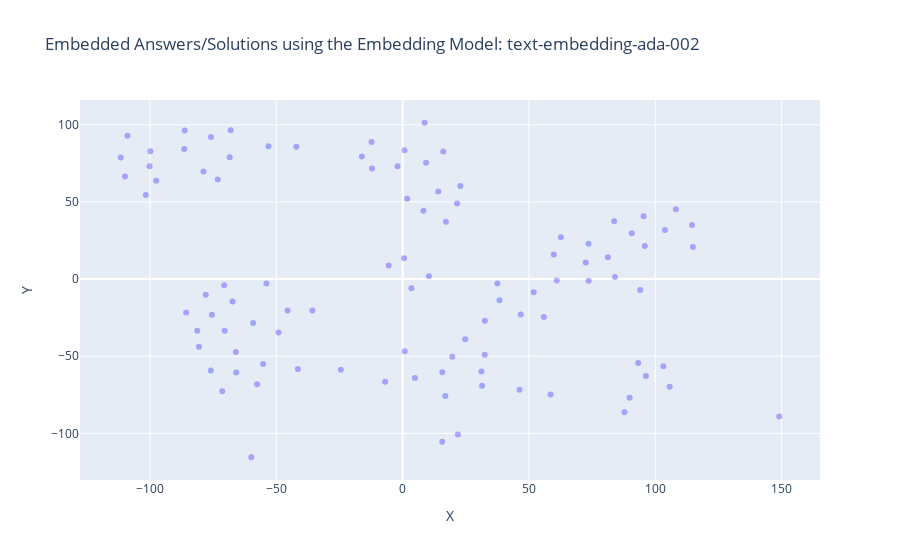

Notebook cell for this chart:
### Markdown cell above
### Visualization (2 Dimensions)

### Code cell
x = [x for x, y in reduced_dims]
y = [y for x, y in reduced_dims]

examples = df_visio_ada_002["Answers"].tolist()

fig = go.Figure()

fig.add_trace(go.Scatter(
    x=x,
    y=y,
    mode='markers',
    text = examples,
    marker=dict(color='blue', opacity=0.3)
))

fig.update_layout(
    title="Embedded Answers/Solutions using the Embedding Model: text-embedding-ada-002",
    xaxis_title="X",
    yaxis_title="Y"
)

fig.show()

### Figure 1 — Plotly figure (JSON) as saved in the notebook; plotly's stock layout.template omitted (floating-point values rounded to 4 significant figures)
{"data": [{"marker": {"color": "blue", "opacity": 0.3}, "mode": "markers", "text": ["SAP S/4HANA ist eine Enterprise Resource Planning (ERP)-Suite, die auf der In-Memory-Datenbanktechnologie von SAP HANA basiert.", "Zu den Vorteilen von SAP S/4HANA gehören eine verbesserte Performance, Echtzeitanalysen, vereinfachte Prozesse und eine modernere Benutzeroberfläche.", "Die Hauptunterschiede umfassen die In-Memory-Datenbanktechnologie, die vereinfachten Datenmodelle, die neue Benutzeroberfläche und die Integration von Analysen und Prognosen.", "SAP S/4HANA umfasst Module für Finanzen, Beschaffung, Produktion, Vertrieb, Lagerhaltung und mehr.", "Ja, eine Migration ist erforderlich, da SAP S/4HANA eine neue Architektur und Datenbanktechnologie verwendet.", "Die Dauer kann je nach Unternehmensgröße, Komplexität der Systeme und gewählter Migrationsmethode variieren.", "In-Memory-Technologien ermöglichen eine schnellere Datenverarbeitung und Echtzeitanalysen.", "Beide Optionen sind möglich, und die Entscheidung hängt von den Unternehmensanforderungen ab.", "Die Lizenzierung basiert auf verschiedenen Faktoren wie Nutzeranzahl, Funktionsumfang und Implementierungsmethode.", "Bestehende Entwicklungen müssen möglicherweise angepasst werden, um mit den neuen Datenstrukturen von SAP S/4HANA kompatibel zu sein.", "Einige können weiterverwendet werden, aber viele Anpassungen müssen möglicherweise aktualisiert oder neu entwickelt werden.", "Ja, SAP S/4HANA bietet Funktionen wie SAP Fiori für intuitive Benutzeroberflächen und integrierte Analytics.", "SAP bietet verschiedene Dienstleistungen wie Beratung, Schulungen und Support für S/4HANA-Implementierungen an.", "Machine Learning und künstliche Intelligenz werden für Funktionen wie Predictive Analytics und automatisierte Prozesse in SAP S/4HANA verwendet.", "SAP S/4HANA kann nahtlos mit anderen SAP-Lösungen wie SAP SuccessFactors und SAP Ariba integriert werden.", "Ja, SAP bietet Schulungen und Zertifizierungen für SAP S/4HANA an.", "Ja, SAP S/4HANA kann über APIs und Middleware mit Drittanbieteranwendungen integriert werden.", "SAP bietet einen umfassenden Support für SAP S/4HANA mit regelmäßigen Updates und technischem Support.", "SAP S/4HANA erfordert eine neue Datenbankarchitektur und unterstützt moderne Technologien wie Cloud-Computing und IoT.", "Branchen wie Fertigung, Handel und Dienstleistungen profitieren besonders von den Funktionen und der Leistung von SAP S/4HANA.", "SAP Fieldglass ist eine cloudbasierte Plattform für das Management von externen Arbeitskräften und Dienstleistungsanbietern.", "SAP Fieldglass bietet Funktionen wie Beschaffung, Auftragsmanagement, Lieferantenverwaltung, Abrechnung und Compliance-Management.", "SAP Fieldglass ist für Unternehmen aller Größen und Branchen geeignet, die externe Arbeitskräfte oder Dienstleistungen nutzen.", "Die Nutzung von SAP Fieldglass ermöglicht eine bessere Kontrolle über externe Ressourcen, Kosteneinsparungen, verbesserte Compliance und beschleunigte Beschaffungsprozesse.", "SAP Fieldglass kann nahtlos mit anderen SAP-Produkten wie SAP SuccessFactors und SAP ERP integriert werden.", "SAP Fieldglass spielt eine wichtige Rolle bei der Verwaltung von Auftragnehmern, Freiberuflern und Dienstleistungsanbietern im Rahmen des Talentmanagements.", "Ja, SAP Fieldglass kann mit verschiedenen HR-Systemen und Enterprise-Resource-Planning-Systemen integriert werden.", "SAP Fieldglass erleichtert die Verwaltung von Arbeitsverträgen, Genehmigungsprozessen und Compliance-Anforderungen durch automatisierte Workflows und Dashboards.", "Ja, SAP Fieldglass bietet Funktionen für Compliance- und Risikomanagement wie Überprüfung von Lieferanten, Vertrags- und Rechnungsprüfung sowie Risikobewertung.", "SAP Fieldglass bietet umfassende Berichterstattungs- und Analysefunktionen für Leistungskennzahlen, Ausgabenanalyse und Risikomanagement.", "Ja, SAP Fieldglass ermöglicht die effiziente Verwaltung von globalen Arbeitskräften, Lieferanten und Verträgen.", "Die Implementierung von SAP Fieldglass erfolgt typischerweise durch einen strukturierten Prozess unter Einbeziehung von Beratern und technischem Support.", "Ja, SAP bietet Schulungs- und Zertifizierungsmöglichkeiten für SAP Fieldglass an, um die Benutzerkompetenz zu verbessern.", "Ja, SAP Fieldglass unterstützt benutzerdefinierte Anpassungen und Konfigurationen gemäß den spezifischen Anforderungen des Unternehmens.", "Ja, SAP Fieldglass bietet mobile Anwendungen für die einfache Nutzung und Verwaltung auch unterwegs.", "Die Kostenstruktur für SAP Fieldglass umfasst typischerweise Lizenzgebühren, Implementierungskosten und laufende Servicegebühren basierend auf der Nutzung.", "SAP Fieldglass implementiert Sicherheitsmaßnahmen wie Datenverschlüsselung, Zugriffskontrollen und regelmäßige Sicherheitsaudits.", "Ja, SAP Fieldglass unterstützt mehrsprachige Benutzeroberflächen, um den globalen Einsatz zu erleichtern.", "Ja, SAP Fieldglass bietet Funktionen zur Unterstützung der Einhaltung von Vorschriften wie GDPR und andere Datenschutzbestimmungen.", "SAP Fieldglass bietet umfassenden Support, einschließlich technischem Support, Schulungen und regelmäßigen Updates.", "SAP Enable Now ist eine Lösung für das digitale Lern- und Wissensmanagement, die Schulungen, Leistungssupport und Dokumentationen bereitstellt.", "SAP Enable Now bietet Funktionen wie die Erstellung interaktiver Lerninhalte, Leistungssupporttools, Software-Dokumentationen und Schulungsanalyse.", "SAP Enable Now ist für Unternehmen jeder Größe und Branche geeignet, die Schulungen für Mitarbeiter, Kunden und Partner benötigen.", "Die Nutzung von SAP Enable Now ermöglicht eine effiziente Schulung, verbesserte Produktivität, schnellere Einarbeitung neuer Mitarbeiter und konsistente Wissensvermittlung.", "SAP Enable Now kann nahtlos mit anderen SAP-Produkten wie SAP SuccessFactors und SAP Learning Solution integriert werden.", "SAP Enable Now spielt eine wichtige Rolle bei der Erstellung, Bereitstellung und Verwaltung von Schulungsressourcen für Mitarbeiter und Kunden.", "Ja, SAP Enable Now kann für die Schulung von Endbenutzern in SAP-Anwendungen sowie anderen Unternehmensanwendungen verwendet werden.", "Die Erstellung von Lerninhalten in SAP Enable Now erfolgt über eine benutzerfreundliche Oberfläche mit integrierten Tools für die Aufnahme, Bearbeitung und Veröffentlichung von Schulungsinhalten.", "Ja, SAP Enable Now bietet Funktionen für das Performance-Support wie kontextbezogene Hilfen, Tutorials und Benutzerleitfäden.", "SAP Enable Now unterstützt Schulungsformate wie interaktive Simulationen, Videos, Präsentationen und Online-Kurse.", "Ja, SAP Enable Now ermöglicht die Erstellung von Schulungsmaterial in verschiedenen Sprachen für globale Schulungsinitiativen.", "Die Bereitstellung von Lerninhalten für Benutzer erfolgt über verschiedene Kanäle wie Lernportale, Intranets und mobile Anwendungen.", "Ja, SAP Enable Now bietet Funktionen für Benutzerfeedback und Leistungsanalyse zur kontinuierlichen Verbesserung der Schulungsressourcen.", "Ja, SAP Enable Now kann zur Erstellung von Software-Dokumentationen wie Benutzerhandbüchern, Hilfedateien und Prozessdokumentationen verwendet werden.", "SAP bietet Schulungsressourcen, Schulungen und technischen Support für die Implementierung und Nutzung von SAP Enable Now an.", "Ja, SAP Enable Now kann sowohl als cloudbasierte Lösung als auch als On-Premise-Installation bereitgestellt werden.", "Die Lizenzierung von SAP Enable Now erfolgt typischerweise auf Basis der Anzahl der Benutzer oder der Nutzungsdauer.", "Ja, SAP Enable Now bietet Funktionen für die Verwaltung von Lernressourcen, Benutzerzugriff und Schulungsplanung an.", "Ja, SAP Enable Now unterstützt die Integration mit gängigen Learning-Management-Systemen (LMS) zur nahtlosen Schulungsverwaltung.", "SAP bietet umfassenden Support und regelmäßige Wartung für SAP Enable Now, einschließlich technischem Support, Schulungen und Updates.", "SAP Concur ist eine cloudbasierte Lösung für das Reise- und Ausgabenmanagement, die Unternehmen dabei unterstützt, Reisekosten zu verfolgen, Ausgaben zu kontrollieren und Compliance sicherzustellen.", "SAP Concur bietet Dienste wie Reisebuchung, Spesenabrechnung, Ausgabenmanagement, Reiserichtlinien-Compliance und Analyse von Reiseausgaben an.", "SAP Concur ist für Unternehmen jeder Größe und Branche geeignet, die Reise- und Ausgabenmanagementlösungen benötigen.", "Die Nutzung von SAP Concur ermöglicht eine effizientere Verwaltung von Reisen und Ausgaben, bessere Kontrolle über Ausgaben, Einhaltung von Reiserichtlinien und schnellere Erstattung von Spesen.", "SAP Concur kann nahtlos mit anderen SAP-Produkten wie SAP ERP und SAP SuccessFactors integriert werden, um eine ganzheitliche Lösung für das Unternehmensmanagement zu bieten.", "SAP Concur spielt eine wichtige Rolle bei der Vereinfachung und Automatisierung von Prozessen rund um das Reise- und Ausgabenmanagement, einschließlich Reisebuchungen, Spesenabrechnungen und Compliance.", "Ja, SAP Concur kann Reiserichtlinien und Compliance-Regeln durch automatisierte Richtlinienprüfungen und Warnungen durchsetzen.", "Ja, SAP Concur bietet Funktionen für die Automatisierung von Ausgabenabrechnungen durch Erfassung von Ausgaben, Zuweisung von Kosten und Genehmigung von Ausgaben.", "Ja, SAP Concur unterstützt die Verwaltung von Reisebuchungen und Reiseplänen durch Integration mit Reiseanbietern und -plattformen.", "Die Einreichung von Spesenberichten in SAP Concur erfolgt über eine benutzerfreundliche Oberfläche mit Optionen für die Erfassung von Ausgaben, Beifügen von Belegen und Zuordnung von Kosten.", "Ja, SAP Concur bietet Funktionen für die Genehmigung von Reiseanträgen durch Vorgesetzte oder entsprechende Genehmigungsinstanzen.", "Ja, SAP Concur kann Kreditkartentransaktionen integrieren und verfolgen, um Ausgaben automatisch zu erfassen und in Spesenberichte einzubeziehen.", "SAP Concur bietet verschiedene Berichterstattungs- und Analysefunktionen für Reiseausgaben, Budgetvergleiche und Ausgabenkategorien.", "Ja, SAP Concur bietet Funktionen für die Einhaltung von Steuervorschriften und Vorschriften durch automatische Steuerberechnungen und -abzüge.", "Ja, SAP Concur kann für die Verwaltung von Firmenkarten und Reisebudgets verwendet werden, um Ausgaben zu überwachen und Budgets einzuhalten.", "SAP bietet Schulungsressourcen, Schulungen und technischen Support für die Implementierung und Nutzung von SAP Concur an.", "Ja, SAP Concur ist eine cloudbasierte Lösung, die über das Internet zugänglich ist.", "Die Lizenzierung von SAP Concur erfolgt typischerweise auf Basis der Anzahl der Benutzer oder der Nutzungsdauer.", "Ja, SAP Concur bietet Funktionen für die Reisebuchung und -planung über Integration mit Reiseanbietern und -plattformen an.", "SAP bietet umfassenden Support und regelmäßige Wartung für SAP Concur, einschließlich technischem Support, Schulungen und Updates.", "SAP SuccessFactors ist eine cloudbasierte Lösung für das Human Capital Management (HCM), die Funktionen wie Personalverwaltung, Talentmanagement, Leistungsmanagement, Mitarbeiterentwicklung und Analyse bietet.", "SAP SuccessFactors bietet Funktionen wie Personalverwaltung, Rekrutierung, Onboarding, Leistungsmanagement, Mitarbeiterentwicklung, Vergütungsmanagement und Analyse.", "SAP SuccessFactors ist für Unternehmen jeder Größe und Branche geeignet, die eine moderne und umfassende Lösung für das Personalmanagement suchen.", "Die Nutzung von SAP SuccessFactors ermöglicht eine effiziente Verwaltung von Personalressourcen, bessere Mitarbeiterentwicklung, höhere Mitarbeiterbindung und bessere Geschäftsergebnisse.", "SAP SuccessFactors kann nahtlos mit anderen SAP-Produkten wie SAP ERP und SAP Concur integriert werden, um eine ganzheitliche Lösung für das Unternehmensmanagement zu bieten.", "SAP SuccessFactors spielt eine wichtige Rolle bei der Verwaltung des gesamten Mitarbeiterlebenszyklus, von der Rekrutierung bis zur Pensionierung, und unterstützt Unternehmen dabei, talentierte Mitarbeiter zu identifizieren, zu entwickeln und zu binden.", "Ja, SAP SuccessFactors bietet Funktionen für die Rekrutierung von Mitarbeitern, einschließlich Stellenanzeigen, Bewerbungsmanagement und Einstellungsprozessen.", "Ja, SAP SuccessFactors bietet Funktionen für das Leistungsmanagement, einschließlich Zielsetzung, Leistungsbeurteilung und Belohnungsmanagement.", "Ja, SAP SuccessFactors unterstützt die Mitarbeiterentwicklung und Schulung durch Funktionen wie Lernmanagement, Karriereentwicklung und individuelle Entwicklungspläne.", "Die Durchführung von Mitarbeiterbewertungen in SAP SuccessFactors erfolgt durch automatisierte Workflows, Zielsetzungsgespräche und kontinuierliches Feedback zwischen Mitarbeitern und Vorgesetzten.", "Ja, SAP SuccessFactors bietet Funktionen für die Verwaltung von Vergütungen und Belohnungen, einschließlich Gehaltsabrechnung, Bonussystemen und Zusatzleistungen.", "Ja, SAP SuccessFactors kann die Einhaltung von Compliance- und HR-Richtlinien durch automatisierte Prozesse, Compliance-Prüfungen und Berichterstattung unterstützen.", "SAP SuccessFactors bietet verschiedene Berichterstattungs- und Analysefunktionen für Personalanalysen, Leistungskennzahlen und Talentmanagement.", "Ja, SAP SuccessFactors bietet Funktionen für das Mitarbeiterengagement und die Mitarbeiterbindung, einschließlich Mitarbeiterumfragen, Feedbacksystemen und Anerkennungsprogrammen.", "Ja, SAP SuccessFactors kann für die Nachfolgeplanung und Talententwicklung verwendet werden, um talentierte Mitarbeiter zu identifizieren und deren Entwicklung zu fördern.", "SAP bietet Schulungsressourcen, Schulungen und technischen Support für die Implementierung und Nutzung von SAP SuccessFactors an.", "Ja, SAP SuccessFactors ist eine cloudbasierte Lösung, die über das Internet zugänglich ist.", "Die Lizenzierung von SAP SuccessFactors erfolgt typischerweise auf Basis der Anzahl der Benutzer oder der Nutzungsdauer.", "Ja, SAP SuccessFactors bietet Funktionen für die Arbeitszeitverwaltung und -planung, einschließlich Schichtplanung, Urlaubsverwaltung und Zeiterfassung.", "SAP bietet umfassenden Support und regelmäßige Wartung für SAP SuccessFactors, einschließlich technischem Support, Schulungen und Updates."], "type": "scatter", "x": [31.18, 15.68, 21.87, 32.5, 0.7985, 89.85, 15.65, 87.83, 105.7, 46.26, 58.56, 4.863, 24.8, 16.88, 3.451, -24.49, -6.949, 32.53, 31.45, 19.64, -77.94, -81.3, -70.63, -75.51, -53.93, -67.34, -71.42, -85.69, -80.65, -70.44, -75.95, -45.57, -41.47, -55.25, -65.87, -35.75, -59.19, -57.61, -66.02, -49.16, 73.57, 81.24, 62.64, 73.61, 10.39, 59.82, 103.9, 84.06, 108.1, 72.47, 95.39, 94.06, 95.85, 114.5, 60.99, 114.9, 93.26, 90.69, 83.74, 51.85, -97.57, -100.2, -101.7, -111.6, -5.557, -109.9, -53.12, -75.86, -73.2, -108.9, -68.46, -86.28, -99.88, -68.08, -86.47, 55.89, -59.91, 103.2, -78.84, 46.77, 21.54, 14.09, 17.12, 8.224, 0.5198, 1.794, 0.7252, -12.13, 9.277, 8.691, -16.16, -42.1, 22.84, -2.039, 16.09, 37.5, 149.1, 96.34, -12.31, 38.33], "y": [-59.96, -60.3, -100.8, -49.11, -46.76, -76.93, -105.5, -86.37, -69.71, -71.74, -74.73, -64.06, -38.92, -75.7, -5.921, -58.75, -66.53, -26.92, -69.13, -50.34, -10.22, -33.48, -4.029, -23.12, -2.888, -14.54, -72.67, -21.68, -43.8, -33.42, -59.21, -20.27, -58.28, -55.0, -60.55, -20.43, -28.48, -68.22, -47.29, -34.69, 22.98, 14.22, 27.12, -1.13, 1.82, 15.93, 31.79, 1.312, 45.33, 10.76, 40.78, -7.064, 21.52, 35.05, -0.9816, 20.73, -54.34, 29.64, 37.52, -8.538, 63.79, 73.1, 54.44, 78.87, 8.795, 66.47, 86.16, 92.06, 64.49, 92.97, 79.0, 96.37, 82.87, 96.4, 84.37, -24.55, -115.5, -56.52, 69.71, -22.96, 49.04, 56.75, 37.18, 44.37, 13.51, 52.1, 83.51, 71.62, 75.43, 101.3, 79.39, 85.84, 60.27, 73.16, 82.7, -2.786, -89.1, -62.75, 88.9, -13.79]}], "layout": {"title": {"text": "Embedded Answers/Solutions using the Embedding Model: text-embedding-ada-002"}, "xaxis": {"title": {"text": "X"}}, "yaxis": {"title": {"text": "Y"}}}}
